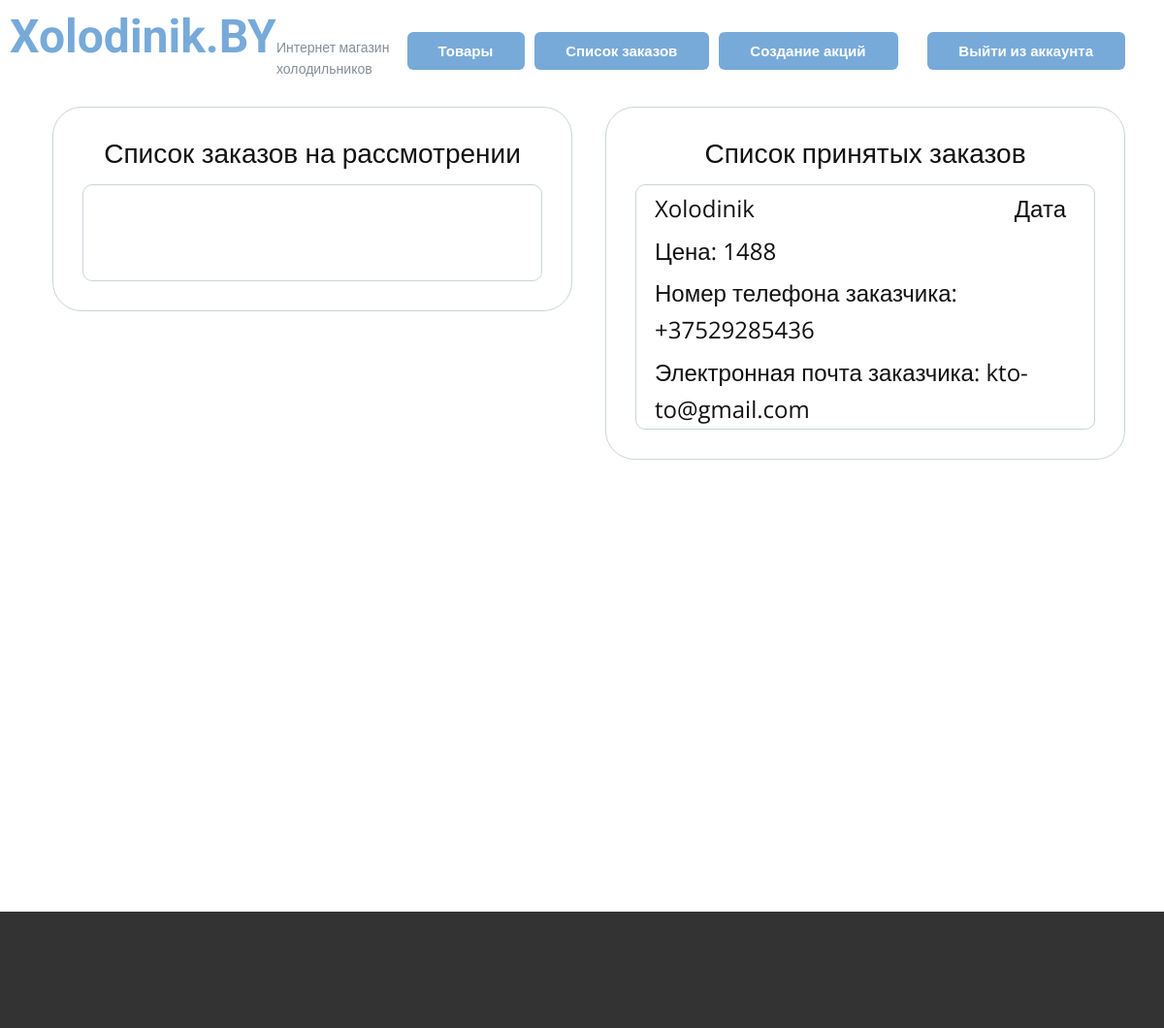
/panel/orders (signed in), run on an earlier commit of the app's database.
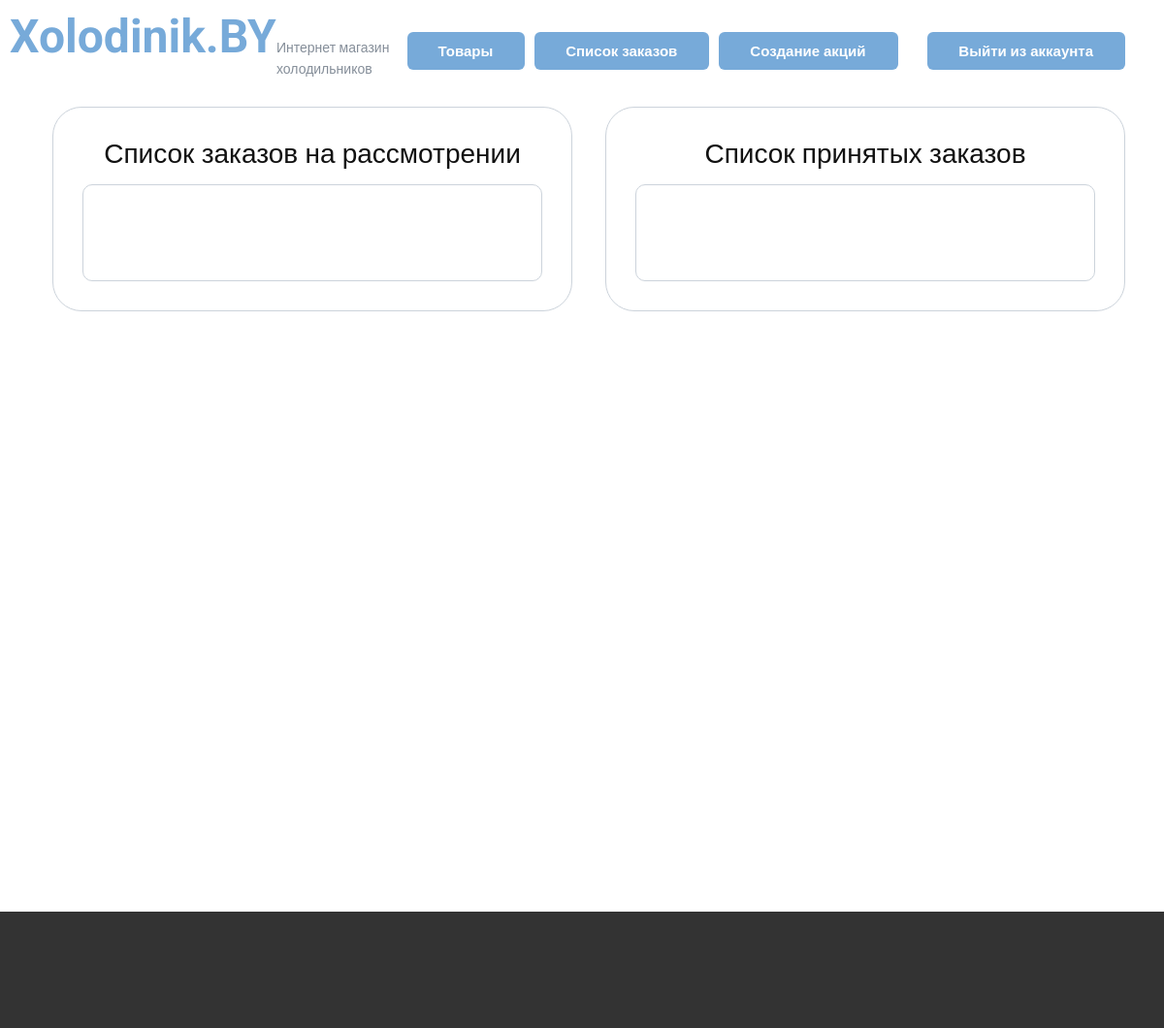
And on a later commit of the database.
### app.py (models this page shows)
class Order(db.Model):
    id = db.Column(db.Integer, primary_key=True)
    user_phone_number = db.Column(db.String(20), nullable=False)
    user_email = db.Column(db.String(20), nullable=False)
    status = db.Column(db.String(20), nullable=False, default="на рассмотрении")
    date = db.Column(db.String(10), nullable=False)
    prod_id = db.Column(db.Integer, db.ForeignKey('prod.id'))
    prod = db.relationship('Prod', back_populates='orders')
    user_id = db.Column(db.Integer, db.ForeignKey('user.id'))
    user = db.relationship('User', back_populates='orders')

class Prod(db.Model):
    id = db.Column(db.Integer, primary_key=True)
    model = db.Column(db.String(20), nullable=False, unique=True)
    producer = db.Column(db.String(20), nullable=False)
    price = db.Column(db.Integer, nullable=False)
    width = db.Column(db.String(20), nullable=False)
    depth = db.Column(db.String(20), nullable=False)
    height = db.Column(db.String(20), nullable=False)
    weight = db.Column(db.String(20), nullable=False)
    volume = db.Column(db.String(20), nullable=False)
    service = db.Column(db.String(20), nullable=False)
    country = db.Column(db.String(20), nullable=False)
    category = db.Column(db.String(20), nullable=False)
    colling = db.Column(db.String(20), nullable=False)
    color = db.Column(db.String(20), nullable=False)
    energy_efficiency = db.Column(db.String(20), nullable=False)
    compressors = db.Column(db.String(20), nullable=False)
    noise = db.Column(db.String(20), nullable=False)
    handle = db.Column(db.String(20), nullable=False)
    guaranty = db.Column(db.String(20), nullable=False)
    control_unit = db.Column(db.String(20), nullable=False)
    power = db.Column(db.String(20), nullable=False)
    chambers = db.Column(db.String(20), nullable=False)
    doors = db.Column(db.String(20), nullable=False)
    useful_volume = db.Column(db.String(20), nullable=False)
    useful_volume_ref = db.Column(db.String(20), nullable=False)
    useful_volume_freezer = db.Column(db.String(20), nullable=False)
    voltage_frequency = db.Column(db.String(20), nullable=False)
    energy_consumption = db.Column(db.String(20), nullable=False)
    coolant = db.Column(db.String(20), nullable=False)
    series = db.Column(db.String(20), nullable=False)
    temperature = db.Column(db.String(20), nullable=False)
    defrosting_system = db.Column(db.String(20), nullable=False)
    shelves = db.Column(db.String(20), nullable=False)
    barriers = db.Column(db.String(20), nullable=False)
    baskets = db.Column(db.String(20), nullable=False)
    inserts = db.Column(db.String(20), nullable=False)
    stoppers = db.Column(db.String(20), nullable=False)
    freezer_temp = db.Column(db.String(20), nullable=False)
    freezing_capacity = db.Column(db.String(20), nullable=False)
    freezer_parts = db.Column(db.String(20), nullable=False)
    size_without = db.Column(db.String(20), nullable=False)
    size_with = db.Column(db.String(20), nullable=False)
    weight_without = db.Column(db.String(20), nullable=False)
    weight_with = db.Column(db.String(20), nullable=False)
    rating = db.Column(db.Float, nullable=False, default=0.0)
    description = db.Column(db.String(200), nullable=False)
    image_path = db.Column(db.String(50), nullable=False)
    orders = db.relationship('Order', back_populates='prod')
    reviews = db.relationship('Review', back_populates='prod')

### app.py (the view, shortened to what this page needs)
@app.route("/panel/orders", methods=["POST", "GET"])
@login_required
def orders():
    if not current_user.role:
        return redirect("/")
    orders = Order.query.all()
    return render_template("orders.html", orders=orders)

### app.py (called while the page is built)
@login_manager.user_loader
def load_user(user_id):
    return User.query.get(int(user_id))

### templates/orders.html (shortened to what this page needs)
<!DOCTYPE html>
<html lang="ru">
<head>
    <link rel="stylesheet" href="{{ url_for('static', filename='panel.css') }}" media="screen">
    <link rel="stylesheet" href="{{ url_for('static', filename='un.css') }}" media="screen">
    <link rel="stylesheet" href="{{ url_for('static', filename='cub.css') }}" media="screen">
</head>
<body>
<header>
    <div class="head">
        <a class="logo" href="/">Xolodinik.BY</a>
        <p class="logo-text">Интернет магазин<br>холодильников</p>
        <div class="header-div" style="display: flex; justify-content: center; padding-left: 395px; padding-right: 250px; margin-top: -50px;">
            <a href="/panel/products" class="btn btn-2" style="margin: 0 0 0 0 !important">Товары</a>
            <a href="/panel/orders" class="btn btn-2" style="margin: 0 0 0 10px !important">Список заказов</a>
            <a href="/panel/sales" class="btn btn-2" style="margin: 0 0 0 10px !important">Создание акций</a>
        </div>
        <a href="/logout" class="btn btn-2" style="margin-right: 30px !important; margin-top: -39px !important;">Выйти из аккаунта</a>
    </div>
</header>
<section>
    <div class="container" style="display: flex; justify-content: center; align-items: flex-start; min-height: 850px;">
        <div class="create-product-container" style="width: 900px;">
            <div class="create-product-container-1">
                <p class="text">Список заказов на рассмотрении</p>
                <div class="order border-1" style="width: auto !important;">
                </div>
            </div>
        </div>
        <div class="create-product-container" style="width: 900px;">
            <div class="create-product-container-1">
                <p class="text">Список принятых заказов</p>
                <div class="order border-1" style="width: auto !important;">
                    {% for order in orders %}
                    {% if order.status == "принят" %}
                    <div class="order-cont-1">
                        <p class="text-1">{{ order.prod.model }}</p>
                        <p class="text-2">Дата </p>
                        <p class="text-1">Цена: {{ order.prod.price }}</p>
                        <p class="text-1">Номер телефона заказчика: {{ order.user_phone_number }}</p>
                        <p class="text-1">Электронная почта заказчика: {{ order.user_email }}</p>
                    </div>
                    {% endif %}
                    {% endfor %}
                </div>
            </div>
        </div>
    </div>
</section>
<footer></footer>
</body>
</html>

### static/panel.css (style rules this page uses)
body { text-size-adjust: 100%; box-sizing: border-box; margin: 0px; height: auto; min-height: 100%; overflow-x: clip; position: relative; font-size: 1rem; line-height: 1.6; font-family: "Open Sans", sans-serif; color: rgb(17, 17, 17); background-color: rgb(255, 255, 255); }
.text { pointer-events: none; text-align: left; box-sizing: border-box; padding: 0; display: table; align-self: flex-start; width: fit-content; word-wrap: break-word; position: relative; font-size: 1.75rem; line-height: 1.6; margin: 14px auto 0; }
.create-product-container-1 { text-align: left; box-sizing: border-box; position: relative; flex: 1; max-width: 100%; transition-duration: inherit; padding: 10px 30px; }
.create-product-container { box-sizing: border-box; display: flex; position: relative; border-style: solid; border-width: 1px; border-radius: 30px; border-color: #ccd3db; text-align: left; width: 600px; margin: 20px 10px 20px 24px; }
.header-div { margin: -40px auto 0; }
.container { display: flex; margin: 0 30px; width: auto !important; min-height: 939px; }

### static/un.css (style rules this page uses)
header .head { box-sizing: border-box; position: relative; margin: 0 auto; min-height: 90px; border-width: 1px; border-color: #858e99; }
header .btn-2 { color: #ffffff !important; border-color: transparent !important; margin: -50px 199px 0 auto !important; padding: 9px 33px 9px 32px !important; border-width: 0 !important; background-color: #77aad9 !important; }
section { box-sizing: border-box; display: block; position: relative; background-image: none; min-height: 83vh !important; }
header { margin: 0 10px; min-height: 90px; box-sizing: border-box; position: relative; unicode-bidi: isolate; border-width: 1px !important; border-color: #858e99; }
footer { min-height: 120px; display: block; position: relative; text-align: center; color: #ffffff; background-color: #333333; background-image: none; }
html { text-decoration: none; -webkit-locale: "ru"; box-sizing: border-box; font-family: sans-serif; -webkit-text-size-adjust: 100%; height: 100%; overflow-y: auto; overflow-x: hidden; font-size: 16px; }
header .logo { padding: 0; display: table; align-self: flex-start; word-wrap: break-word; position: relative; color: #77aad9 !important; line-height: 1.6; font-family: Roboto, sans-serif !important; font-size: 3rem; font-weight: 700; height: 48px; pointer-events: initial; }
header .logo-text { display: table; align-self: flex-start; width: fit-content; word-wrap: break-word; position: relative; color: #858e99 !important; font-family: Roboto, sans-serif !important; font-weight: 400; font-size: 0.875rem; margin: -39px auto 0 275px; }
a { text-decoration: none; }
.btn { box-sizing: border-box; display: table; cursor: pointer; white-space: nowrap; text-align: center; align-self: flex-start; transition-property: background-color, color, border-color; border-radius: 6px 6px 6px 6px; line-height: 1.4; border-color: #77aad9; font-weight: 700; font-size: 0.9375rem; border-style: solid; margin: 29px auto 0 25px; padding: 8px 33px; border-width: 1px; background-color: #ffffff; color: #77aad9; }

### static/cub.css (style rules this page uses)
.border-1 { border-radius: 10px; box-sizing: border-box; display: flex; position: relative; border-style: solid; border-width: 1px; border-color: #ccd3db; text-align: left; width: 560px; min-height: 424px; height: auto; margin: 30px 30px 0 0; box-sizing: border-box; flex: 1; max-width: 100%; transition-duration: inherit; padding: 0 10px 0 10px; }
.order { display: flex; position: relative; text-align: left; min-height: 100px; width: 530px; height: auto; margin: 10px auto 20px; }

What changed in the data, as far as the page shows it:
removed Order: prod.model "Xolodinik", prod.price "1488", user_phone_number "+37529285436", user_email "kto-to@gmail.com"
